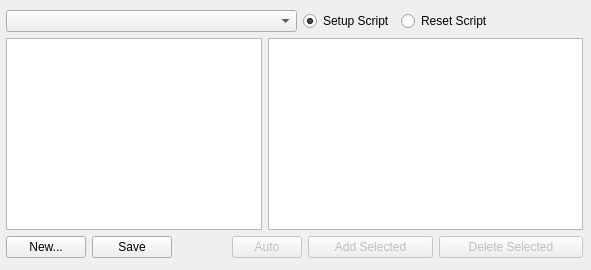
      <widget class="QWidget" name="pageScript">
       <layout class="QVBoxLayout" name="scriptLayout">
        <property name="leftMargin">
         <number>6</number>
        </property>
        <property name="topMargin">
         <number>10</number>
        </property>
        <property name="rightMargin">
         <number>8</number>
        </property>
        <property name="bottomMargin">
         <number>12</number>
        </property>
        <item>
         <layout class="QHBoxLayout" name="P3Layout1" stretch="1,0,0,0">
          <item>
           <widget class="QComboBox" name="cmbP3Scripts"/>
          </item>
          <item>
           <widget class="QRadioButton" name="rdoP3SetupScript">
            <property name="text">
             <string>Setup Script</string>
            </property>
            <property name="checked">
             <bool>true</bool>
            </property>
           </widget>
          </item>
          <item>
           <widget class="QRadioButton" name="rdoP3ResetScript">
            <property name="text">
             <string>Reset Script</string>
            </property>
           </widget>
          </item>
          <item>
           <spacer name="horizontalSpacer_2">
            <property name="orientation">
             <enum>Qt::Horizontal</enum>
            </property>
            <property name="sizeHint" stdset="0">
             <size>
              <width>90</width>
              <height>20</height>
             </size>
            </property>
           </spacer>
          </item>
         </layout>
        </item>
        <item>
         <layout class="QHBoxLayout" name="P3Layout2">
          <item>
           <widget class="QTextEdit" name="txtP3Script"/>
          </item>
          <item>
           <widget class="QTableView" name="lstP3Params">
            <property name="minimumSize">
             <size>
              <width>315</width>
              <height>0</height>
             </size>
            </property>
            <property name="maximumSize">
             <size>
              <width>315</width>
              <height>16777215</height>
             </size>
            </property>
            <attribute name="verticalHeaderVisible">
             <bool>false</bool>
            </attribute>
           </widget>
          </item>
         </layout>
        </item>
        <item>
         <layout class="QHBoxLayout" name="P3Layout3">
          <item>
           <widget class="QPushButton" name="btnP3New">
            <property name="text">
             <string>New...</string>
            </property>
           </widget>
          </item>
          <item>
           <widget class="QPushButton" name="btnP3Save">
            <property name="text">
             <string>Save</string>
            </property>
           </widget>
          </item>
          <item>
           <spacer name="P3Spacer">
            <property name="orientation">
             <enum>Qt::Horizontal</enum>
            </property>
            <property name="sizeHint" stdset="0">
             <size>
              <width>40</width>
              <height>20</height>
             </size>
            </property>
           </spacer>
          </item>
          <item>
           <widget class="QPushButton" name="btnP3Auto">
            <property name="enabled">
             <bool>false</bool>
            </property>
            <property name="minimumSize">
             <size>
              <width>70</width>
              <height>0</height>
             </size>
            </property>
            <property name="maximumSize">
             <size>
              <width>70</width>
              <height>16777215</height>
             </size>
            </property>
            <property name="text">
             <string>Auto</string>
            </property>
           </widget>
          </item>
          <item>
           <widget class="QPushButton" name="btnP3AddSelected">
            <property name="enabled">
             <bool>false</bool>
            </property>
            <property name="minimumSize">
             <size>
              <width>125</width>
              <height>0</height>
             </size>
            </property>
            <property name="maximumSize">
             <size>
              <width>124</width>
              <height>16777215</height>
             </size>
            </property>
            <property name="text">
             <string>Add Selected</string>
            </property>
           </widget>
          </item>
          <item>
           <widget class="QPushButton" name="btnP3DeleteSelected">
            <property name="enabled">
             <bool>false</bool>
            </property>
            <property name="minimumSize">
             <size>
              <width>144</width>
              <height>0</height>
             </size>
            </property>
            <property name="maximumSize">
             <size>
              <width>144</width>
              <height>16777215</height>
             </size>
            </property>
            <property name="text">
             <string>Delete Selected</string>
            </property>
           </widget>
          </item>
         </layout>
        </item>
       </layout>
      </widget>
